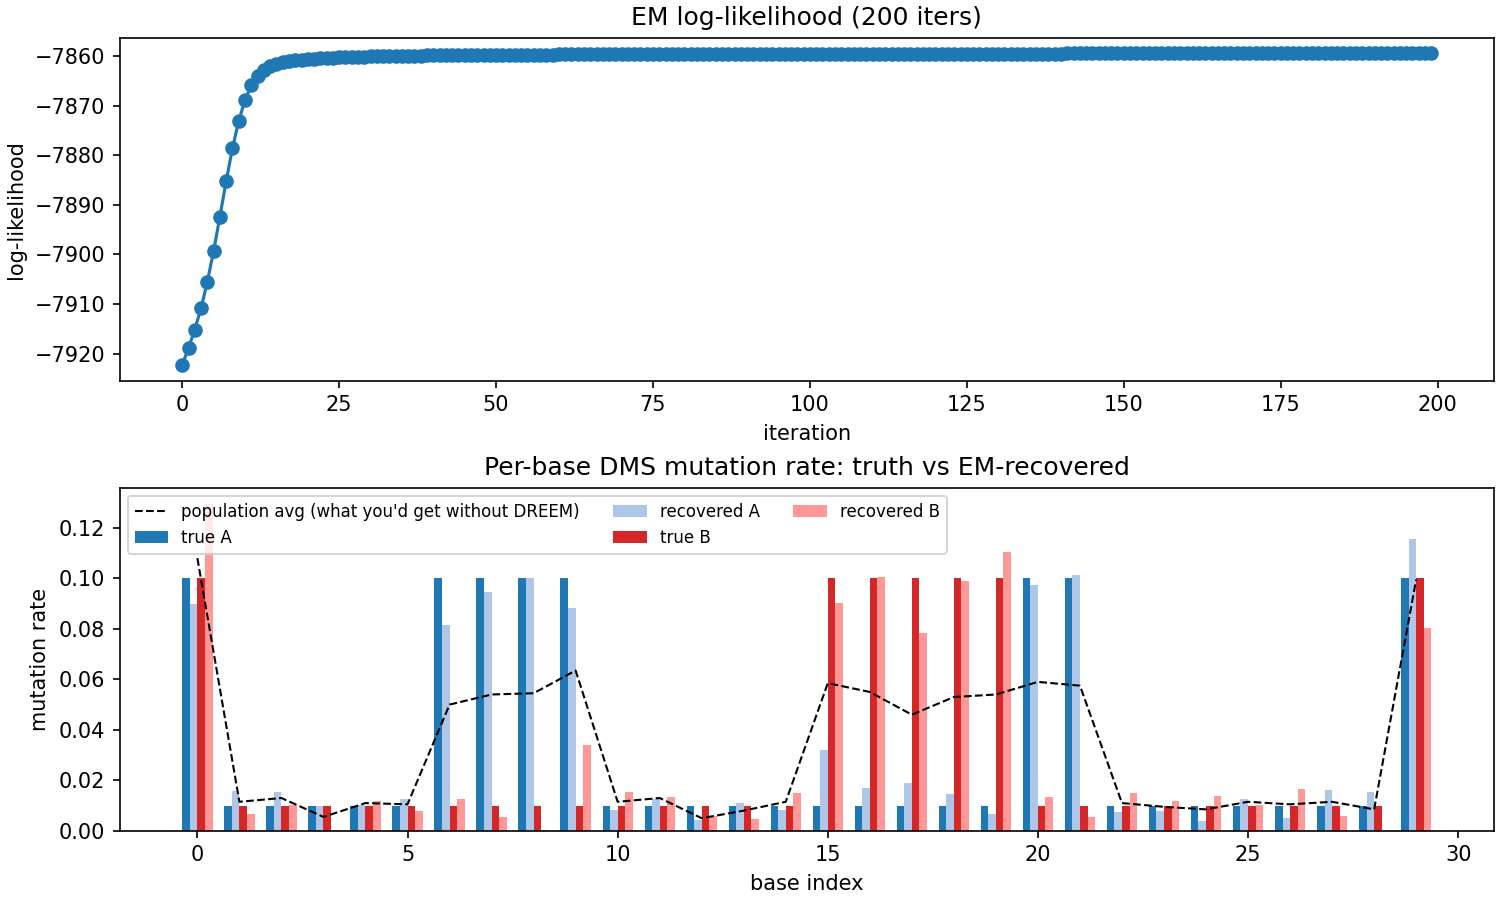

Reproduce this figure in Python.
"""
dreem_em_demo.py
================

A from-scratch, fully synthetic demo of DREEM
(Detection of RNA folding Ensembles using Expectation-Maximisation,
Tomezsko et al. 2020, Rouskin Lab — https://github.com/rouskinlab/dreem).

Why this exists
---------------
The FU Berlin lectures (Hölzer, WS 2024) cover RNA secondary-structure
*prediction* — Nussinov, Zuker, comparative analysis.  They assume each
sequence has *one* structure.  In reality the same RNA often folds into
several distinct conformations and chemical-probing reads come from a
mixture.  DREEM is the algorithm that pulls the mixture apart.

This script:
  1. Simulates two RNA conformations and the per-base mutation rates
     they would produce in a DMS-MaPseq experiment (paired bases mutate
     rarely; unpaired bases mutate often).
  2. Generates N noisy reads from a 50/50 mixture of those two
     conformations.
  3. Throws the population-average profile away and runs 2-cluster EM
     from random init to recover both conformations and their
     proportions.
  4. Plots log-likelihood convergence and recovered vs true profiles.

If matplotlib isn't installed, the script still prints the recovered
profiles; install matplotlib to also get the figure.

Run
---
    python dreem_em_demo.py
    pip install matplotlib   # optional, for the plot

Concepts mapped
---------------
  - "structure ensemble"            -> two true mu vectors
  - "DMS-MaPseq read"               -> Bernoulli sample over bases
  - "population-average profile"    -> mean of all reads (loses ensemble info)
  - "EM E-step"                     -> posterior cluster weight per read
  - "EM M-step"                     -> mixing prop & mu per cluster
"""

from __future__ import annotations

import math
import random
from dataclasses import dataclass

import numpy as np

# ---------------------------------------------------------------------------
# 1. Toy ground truth: two structures over the same 30-nt RNA
# ---------------------------------------------------------------------------
#
# Each structure is encoded as a binary mask of length L:
#     1 -> paired (DMS protected, low mutation rate)
#     0 -> unpaired (DMS reactive, high mutation rate)
#
# The two structures share some bases but differ in the middle stem,
# which is exactly the situation DREEM was built for.

L = 30

#                                111111111122222222223
#                      0123456789012345678901234567890
STRUCT_A = np.array([0,1,1,1,1,1,0,0,0,0,1,1,1,1,1,1,1,1,1,1,0,0,1,1,1,1,1,1,1,0])
STRUCT_B = np.array([0,1,1,1,1,1,1,1,1,1,1,1,1,1,1,0,0,0,0,0,1,1,1,1,1,1,1,1,1,0])

assert STRUCT_A.shape == (L,) and STRUCT_B.shape == (L,)

# DMS mutation rate per base, conditional on conformation:
MU_PAIRED   = 0.01      # ~1% — base is protected
MU_UNPAIRED = 0.10      # ~10% — base is exposed and reactive

def struct_to_mu(struct: np.ndarray) -> np.ndarray:
    return np.where(struct == 1, MU_PAIRED, MU_UNPAIRED)

MU_A_TRUE = struct_to_mu(STRUCT_A)
MU_B_TRUE = struct_to_mu(STRUCT_B)


# ---------------------------------------------------------------------------
# 2. Simulate a sequencing experiment: 50/50 mixture, N reads
# ---------------------------------------------------------------------------

@dataclass
class Sim:
    reads: np.ndarray   # shape (N, L), 0/1
    truth: np.ndarray   # shape (N,), 0 or 1 — which conformation each read came from


def simulate(n_reads: int = 2000, frac_a: float = 0.5, seed: int = 0) -> Sim:
    rng = np.random.default_rng(seed)
    truth = (rng.random(n_reads) >= frac_a).astype(int)   # 0 = A, 1 = B
    mu = np.where(truth[:, None] == 0, MU_A_TRUE, MU_B_TRUE)  # (N, L)
    reads = (rng.random((n_reads, L)) < mu).astype(np.uint8)
    return Sim(reads=reads, truth=truth)


# ---------------------------------------------------------------------------
# 3. EM for a mixture of K independent-Bernoulli "profiles"
# ---------------------------------------------------------------------------
#
# Per cluster k we have a vector mu_k in [0,1]^L.
# Likelihood of read r under cluster k:
#     P(r | k) = prod_i mu_k[i]^r[i] * (1-mu_k[i])^(1-r[i])
#
# E-step: posterior weight w[r,k] = pi_k * P(r|k) / sum_j pi_j * P(r|j)
# M-step: pi_k        = mean_r w[r,k]
#         mu_k[i]     = sum_r w[r,k] * r[i] / sum_r w[r,k]
#
# This is exactly what DREEM does for the structure-ensemble problem,
# minus the bells & whistles (per-read coverage masks, EM restarts,
# BIC for choosing K, base-quality filters, etc.).

def em_log_likelihood(reads: np.ndarray, mu: np.ndarray, pi: np.ndarray) -> float:
    """Total log-likelihood under the current params (used for convergence)."""
    # log P(r | k) computed in log space to avoid underflow
    eps = 1e-9
    log_mu      = np.log(mu      + eps)         # (K, L)
    log_one_mu  = np.log(1 - mu  + eps)
    # (N, K) = reads (N,L) @ log_mu.T  + (1-reads) @ log_one_mu.T
    log_pr = reads @ log_mu.T + (1 - reads) @ log_one_mu.T
    log_pr += np.log(pi + eps)                  # add log mixing prop
    # logsumexp over K, then sum over N
    m = log_pr.max(axis=1, keepdims=True)
    return float(np.sum(m.squeeze(1) + np.log(np.exp(log_pr - m).sum(axis=1))))


def em(reads: np.ndarray, k: int = 2, max_iter: int = 100,
       tol: float = 1e-4, seed: int = 1) -> dict:
    rng = np.random.default_rng(seed)
    n, length = reads.shape
    # init: random mu in [0.02, 0.15], uniform pi
    mu = rng.uniform(0.02, 0.15, size=(k, length))
    pi = np.full(k, 1.0 / k)

    history = []
    prev_ll = -math.inf
    for it in range(max_iter):
        # E-step  ---------------------------------------------------------
        eps = 1e-9
        log_mu     = np.log(mu     + eps)
        log_one_mu = np.log(1 - mu + eps)
        log_pr = reads @ log_mu.T + (1 - reads) @ log_one_mu.T   # (N, K)
        log_pr += np.log(pi + eps)
        m = log_pr.max(axis=1, keepdims=True)
        log_pr -= m
        w = np.exp(log_pr)
        w /= w.sum(axis=1, keepdims=True)                        # (N, K)

        # M-step  ---------------------------------------------------------
        nk = w.sum(axis=0)              # (K,)
        pi = nk / n
        mu = (w.T @ reads) / nk[:, None]
        mu = np.clip(mu, 1e-4, 1 - 1e-4)

        # convergence check
        ll = em_log_likelihood(reads, mu, pi)
        history.append(ll)
        if abs(ll - prev_ll) < tol:
            break
        prev_ll = ll

    return dict(mu=mu, pi=pi, w=w, ll_history=history, iterations=len(history))


# ---------------------------------------------------------------------------
# 4. Match recovered clusters back to the true ones (label permutation)
# ---------------------------------------------------------------------------

def best_permutation(mu_recovered: np.ndarray) -> tuple[int, int]:
    """Pick the assignment of (recovered cluster -> true A/B) that minimises L2 distance."""
    a, b = mu_recovered
    d_aA = np.linalg.norm(a - MU_A_TRUE) + np.linalg.norm(b - MU_B_TRUE)
    d_aB = np.linalg.norm(a - MU_B_TRUE) + np.linalg.norm(b - MU_A_TRUE)
    return (0, 1) if d_aA <= d_aB else (1, 0)


# ---------------------------------------------------------------------------
# 5. Reporting
# ---------------------------------------------------------------------------

def print_profile(name: str, mu: np.ndarray) -> None:
    bar = "".join("#" if v > 0.05 else "." for v in mu)
    nums = " ".join(f"{v:.2f}" for v in mu)
    print(f"  {name:>14}: |{bar}|")
    print(f"  {'rates':>14}: {nums}")


def maybe_plot(sim: Sim, result: dict, perm: tuple[int, int]) -> str | None:
    try:
        import matplotlib
        matplotlib.use("Agg")
        import matplotlib.pyplot as plt
    except Exception as exc:
        print(f"  [matplotlib not available: {exc}; skipping plot]")
        return None

    pop_avg = sim.reads.mean(axis=0)
    rec_a = result["mu"][perm[0]]
    rec_b = result["mu"][perm[1]]

    fig, axes = plt.subplots(2, 1, figsize=(10, 6), constrained_layout=True)
    x = np.arange(L)

    axes[0].plot(result["ll_history"], "-o")
    axes[0].set_title(f"EM log-likelihood ({result['iterations']} iters)")
    axes[0].set_xlabel("iteration")
    axes[0].set_ylabel("log-likelihood")

    width = 0.18
    axes[1].bar(x - 1.5 * width, MU_A_TRUE, width, label="true A",       color="#1f77b4")
    axes[1].bar(x - 0.5 * width, rec_a,     width, label="recovered A",  color="#aec7e8")
    axes[1].bar(x + 0.5 * width, MU_B_TRUE, width, label="true B",       color="#d62728")
    axes[1].bar(x + 1.5 * width, rec_b,     width, label="recovered B",  color="#ff9896")
    axes[1].plot(x, pop_avg, "k--", lw=1, label="population avg (what you'd get without DREEM)")
    axes[1].set_title("Per-base DMS mutation rate: truth vs EM-recovered")
    axes[1].set_xlabel("base index")
    axes[1].set_ylabel("mutation rate")
    axes[1].legend(fontsize=8, ncols=3)

    out = "dreem_em_demo.png"
    fig.savefig(out, dpi=150)
    plt.close(fig)
    return out


# ---------------------------------------------------------------------------
# 6. Driver
# ---------------------------------------------------------------------------

def main() -> None:
    print("=" * 60)
    print(" DREEM mini: recovering 2 RNA conformations from a")
    print(" mixture of DMS-MaPseq reads, using Expectation-Maximisation.")
    print("=" * 60)
    print()

    sim = simulate(n_reads=2000, frac_a=0.5, seed=42)
    print(f"Simulated {sim.reads.shape[0]} reads of length {L}.")
    print(f"True mixing: A = {1 - sim.truth.mean():.2f}, "
          f"B = {sim.truth.mean():.2f}\n")

    print_profile("true A",  MU_A_TRUE)
    print_profile("true B",  MU_B_TRUE)
    print_profile("pop. avg.", sim.reads.mean(axis=0))
    print("\n(notice: the population average looks like a single, blurred profile.")
    print(" Without EM you cannot see that it's two structures.)\n")

    result = em(sim.reads, k=2, max_iter=200, seed=1)
    perm = best_permutation(result["mu"])

    print(f"EM converged in {result['iterations']} iterations.")
    print(f"Recovered mixing: A = {result['pi'][perm[0]]:.2f}, "
          f"B = {result['pi'][perm[1]]:.2f}\n")
    print_profile("recovered A", result["mu"][perm[0]])
    print_profile("recovered B", result["mu"][perm[1]])

    err_a = np.linalg.norm(result["mu"][perm[0]] - MU_A_TRUE)
    err_b = np.linalg.norm(result["mu"][perm[1]] - MU_B_TRUE)
    print(f"\nL2 error vs truth: A = {err_a:.3f}, B = {err_b:.3f}")

    out = maybe_plot(sim, result, perm)
    if out:
        print(f"\nPlot written to: {out}")

    print("\nTake-away")
    print("---------")
    print("Population-average DMS rates hide structural heterogeneity.")
    print("EM (DREEM) treats each read as coming from one of K latent")
    print("conformations and alternates between guessing assignments and")
    print("re-fitting per-conformation rates.  With enough reads it pulls")
    print("the original structures back out — which is how the Rouskin lab")
    print("discovered alternative folds in HIV, SARS-CoV-2, pri-miRNAs, etc.")


if __name__ == "__main__":
    main()
